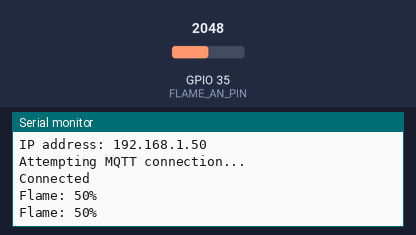
The sketch below on a simulated ESP32. Parts: the last lines printed to the serial monitor. The inputs (shaded band) are chosen by the test bench; at power-on: GPIO 35 (FLAME_AN_PIN) = 2048. WiFi joins after 1.5 s; servers stay silent unless stated; no MQTT or app messages arrive unless stated.

Above: at 2.7 s.
2.8 s: GPIO 35 (FLAME_AN_PIN) set to 2866
At 4.1 s:
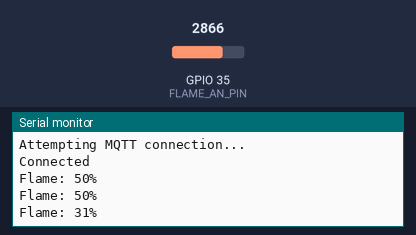
4.3 s: GPIO 35 (FLAME_AN_PIN) set to 3603
At 5.3 s:
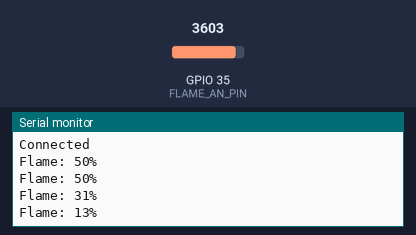
Timing chart, 0 to 7.3 s (numbered marks = the images above; inputs shaded):
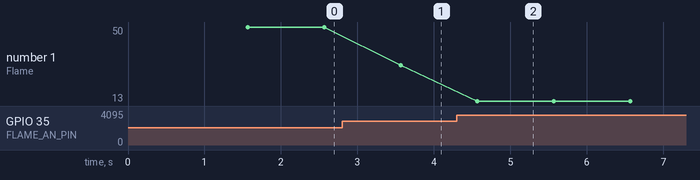

The sketch:

Flame_Sensor_ESP.ino
```cpp
/*****************************************************************************************************************************
**********************************    Author  : Ehab Magdy Abdullah                      *************************************
**********************************    Linkedin: https://www.linkedin.com/in/ehabmagdyy/  *************************************
**********************************    Youtube : https://www.youtube.com/@EhabMagdyy      *************************************
******************************************************************************************************************************/

#if defined(ESP32)
#include <WiFi.h>
#elif defined(ESP8266)
#include <ESP8266WiFi.h>
#endif
#include <PubSubClient.h>

/* Analog pin connected to the AO of Flame sensor */
#define FLAME_AN_PIN       35               /* Note: Do not select any ADC2 pin, beacuse it doesn't work when using WIFI */

#define ssid "2001"                         /* Your Wifi SSID */
#define password "19821968"                 /* Your Wifi Password */
#define mqtt_server "test.mosquitto.org"    /* Mosquitto Server URL */

WiFiClient espClient;
PubSubClient client(espClient);

uint16_t analog_flame_value = 0;
uint16_t flame_percentage = 0;

void setup_wifi()
{
    delay(10);
    Serial.println();
    Serial.print("Connecting to ");
    Serial.print(ssid);
    WiFi.begin(ssid, password);

    while(WiFi.status() != WL_CONNECTED)
    {
        delay(500);
        Serial.print(".");
    }

    Serial.println("");
    Serial.println("WiFi connected");
    Serial.print("IP address: ");
    Serial.println(WiFi.localIP());
}

void reconnect()
{
    while(!client.connected())
    {
        Serial.println("Attempting MQTT connection...");

        if(client.connect("EhabESPClient"))
        {
            Serial.println("Connected");
        }
        else
        {
            Serial.print("Failed, rc=");
            Serial.print(client.state());
            Serial.println(" try again in 5 seconds");
            delay(5000);
        }
    }
}

void setup()
{
    Serial.begin(115200);
    setup_wifi();
    client.setServer(mqtt_server, 1883);
}

void loop()
{
    if (!client.connected()){ reconnect(); }

    client.loop();

    // Read value of Flame Sensor and map it
    analog_flame_value = analogRead(FLAME_AN_PIN);
    flame_percentage = map(analog_flame_value, 0, 4095, 100, 0);

    String payload = String(flame_percentage);

    // Send data to Node-RED
    client.publish("Ehab/Flame", payload.c_str());

    Serial.print("Flame: ");
    Serial.print(flame_percentage);
    Serial.println("%");

    delay(1000);
}
```

Measured:
- after the input at 2.8 s, the serial monitor: prints a new line after 0.77 s (image 1)
- after the input at 4.3 s, the serial monitor: prints a new line after 0.27 s (image 2)
- plotted number 1: 50 → 31 after the input at 2.8 s, 31 → 13 after the input at 4.3 s
